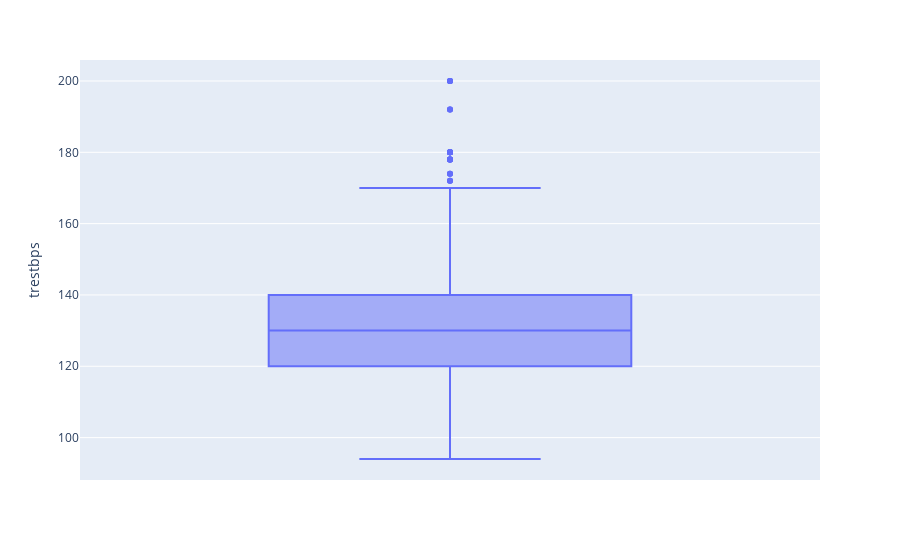

The code cell stored with this chart in its notebook:
### Code cell
px.box(df1, y="trestbps")

### Figure 1 — Plotly figure (JSON) as saved in the notebook; plotly's stock layout.template omitted (floating-point values rounded to 4 significant figures; data arrays with more than 128 entries replaced by an {"elided": "..."} marker saying what was removed)
{"data": [{"alignmentgroup": "True", "hovertemplate": "trestbps=%{y}<extra></extra>", "legendgroup": "", "marker": {"color": "#636efa"}, "name": "", "notched": false, "offsetgroup": "", "orientation": "v", "showlegend": false, "type": "box", "x0": " ", "xaxis": "x", "y": {"elided": "1025 int values"}, "y0": " ", "yaxis": "y"}], "layout": {"boxmode": "group", "legend": {"tracegroupgap": 0}, "margin": {"t": 60}, "xaxis": {"anchor": "y", "domain": [0, 1]}, "yaxis": {"anchor": "x", "domain": [0, 1], "title": {"text": "trestbps"}}}}
